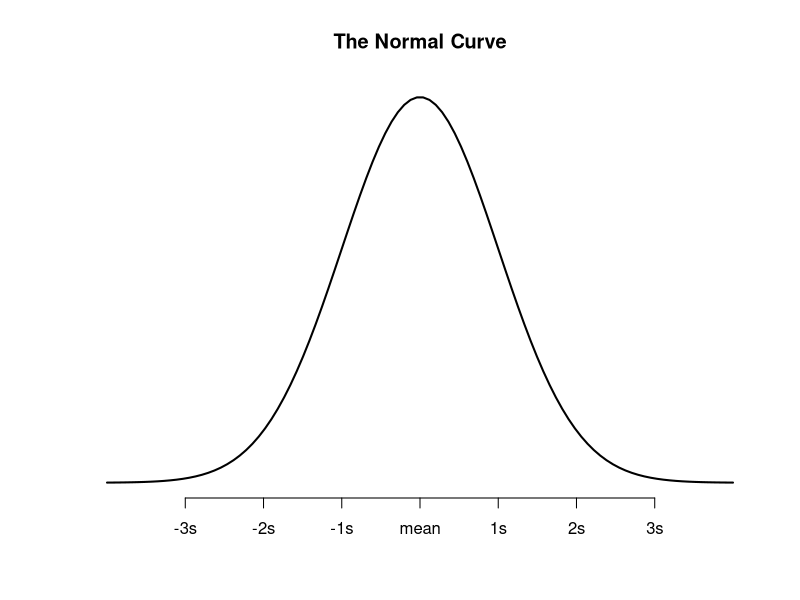

Source code (R):
## ---- chunk 1
x <- seq(-4, 4, length=100)
y <- dnorm(x)
plot(x,y, type = "l", lwd = 2, axes = FALSE, xlab = "", ylab = "", main="The Normal Curve")
axis(1, at = -3:3, labels = c("-3s", "-2s", "-1s", "mean", "1s", "2s", "3s"))
